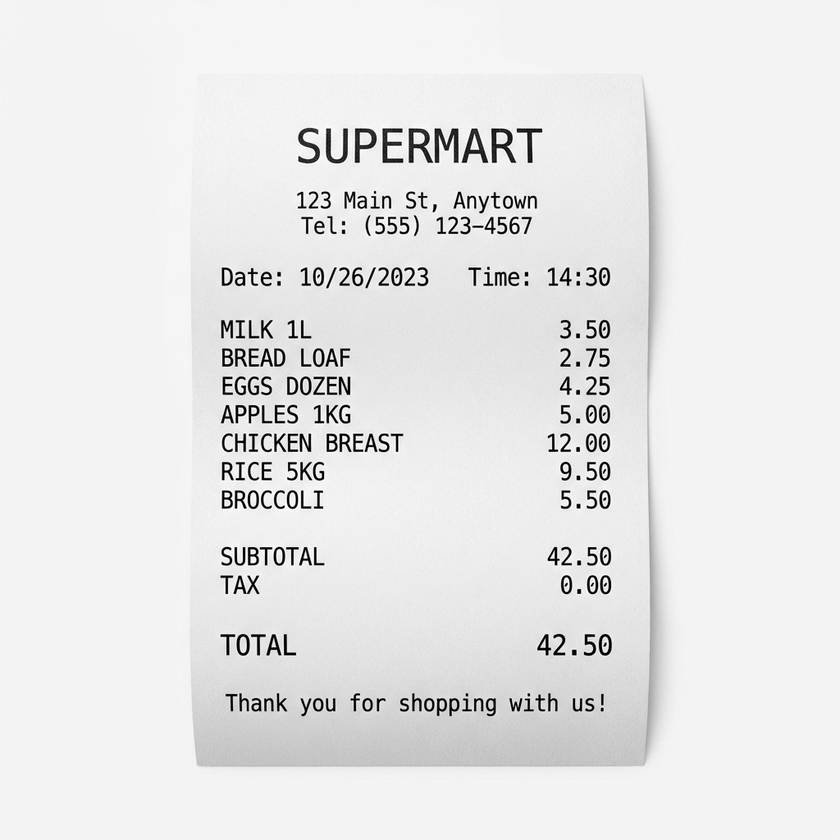
#> input picture scripts/testing/test_data/test_receipt.png, 840 x 840 px, shrunk from 1024 x 1024 before the run
$ python -i ocr_engine.py   (imports and definitions only)
#> lines starting #> are read from the running program, lines starting #| are printed output that depends on the picture; after the words box and inside, x2 and y2 are one past the last pixel; in counts of white or black regions, pixels touching at a corner belong together
### shared/shared/logging.py
"""
Strukturalne logowanie dla wszystkich serwisów
"""
import structlog
import logging
import sys
from typing import Optional


# [63 lines left out: function setup_logging, not called in this run]


def get_logger(name: Optional[str] = None) -> structlog.stdlib.BoundLogger:
    """
    Pobierz logger dla modułu

    Args:
        name: Nazwa loggera (domyślnie __name__ wywołującego)
    """
    return structlog.get_logger(name)

### modules/finance/services/ocr_engine.py
"""
OCR Engine using Tesseract
"""
import pytesseract
from PIL import Image, ImageEnhance, ImageFilter
import cv2
import numpy as np
from pathlib import Path
from shared.logging import get_logger

# [1 line that did not run here, left out]


class OCREngine:
    """Wrapper dla Tesseract OCR"""

    def __init__(self, language: str = "pol+eng", dpi: int = 300):
        self.language = language
        self.dpi = dpi

    def preprocess_image(self, image: Image.Image) -> Image.Image:
        """
        Preprocessing obrazu dla lepszego OCR
        - Grayscale
        - Contrast enhancement
        - Denoising
        - Thresholding
        """
        # Convert PIL to OpenCV
        img_array = np.array(image)

        # Grayscale
        if len(img_array.shape) == 3:
            gray = cv2.cvtColor(img_array, cv2.COLOR_RGB2GRAY)
        else:
            gray = img_array

        # Denoise
        denoised = cv2.fastNlMeansDenoising(gray)

        # Adaptive threshold (lepiej radzi sobie z nierónym oświetleniem)
        thresh = cv2.adaptiveThreshold(
            denoised,
            255,
            cv2.ADAPTIVE_THRESH_GAUSSIAN_C,
            cv2.THRESH_BINARY,
            11,
            2
        )
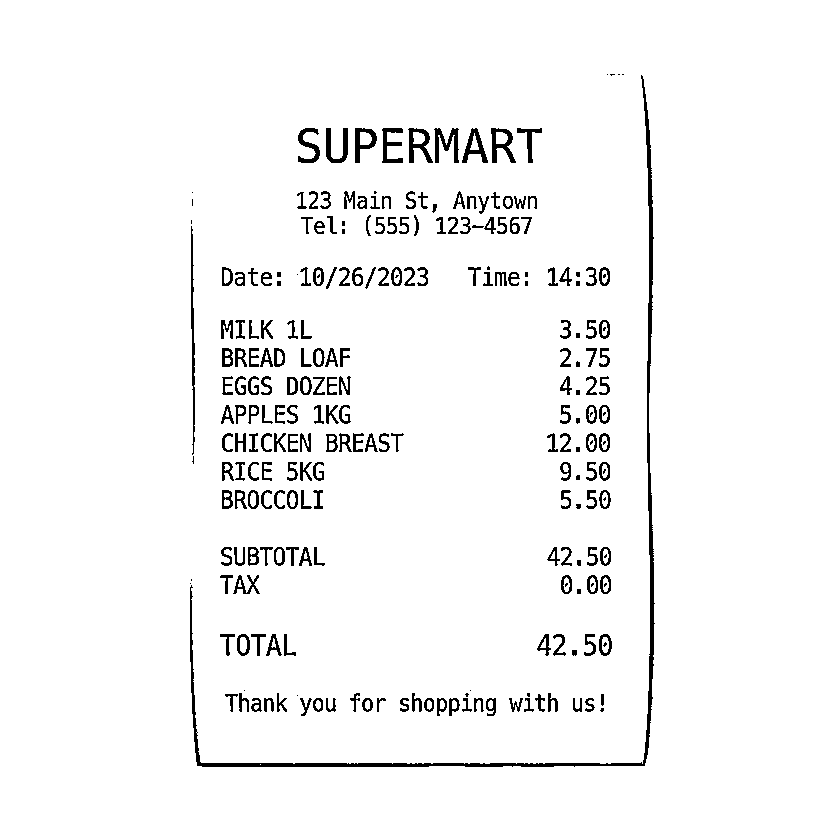
#> thresh: shape (840, 840); 96.3% white; 253 black regions (40 under 20 px), largest, box (x1, y1, x2, y2) and area: (190, 75, 655, 767) 4478, (191, 226, 195, 455) 498, (434, 128, 459, 163) 420

        # Convert back to PIL
        return Image.fromarray(thresh)

    def extract_text(self, image_path: Path) -> str:
        """
        Wyciągnij tekst z obrazu

        Args:
            image_path: Ścieżka do zdjęcia paragonu

        Returns:
            Surowy tekst z OCR
        """
        try:
            logger.info("ocr_started", image=image_path.name)

            # Load image
            image = Image.open(image_path)

            # Preprocessing
            processed = self.preprocess_image(image)

            # OCR
            custom_config = f'--oem 3 --psm 6 -l {self.language}'
            text = pytesseract.image_to_string(
                processed,
                config=custom_config
            )

            logger.info(
                "ocr_completed",
                image=image_path.name,
                text_length=len(text)
            )

            return text

        except Exception as e:
            logger.error("ocr_failed", image=image_path.name, error=str(e))
            return ""

>>> import cv2
>>> picture = cv2.cvtColor(cv2.imread('../../../scripts/testing/test_data/test_receipt.png'), cv2.COLOR_BGR2RGB)
>>> result = OCREngine().preprocess_image(picture)
